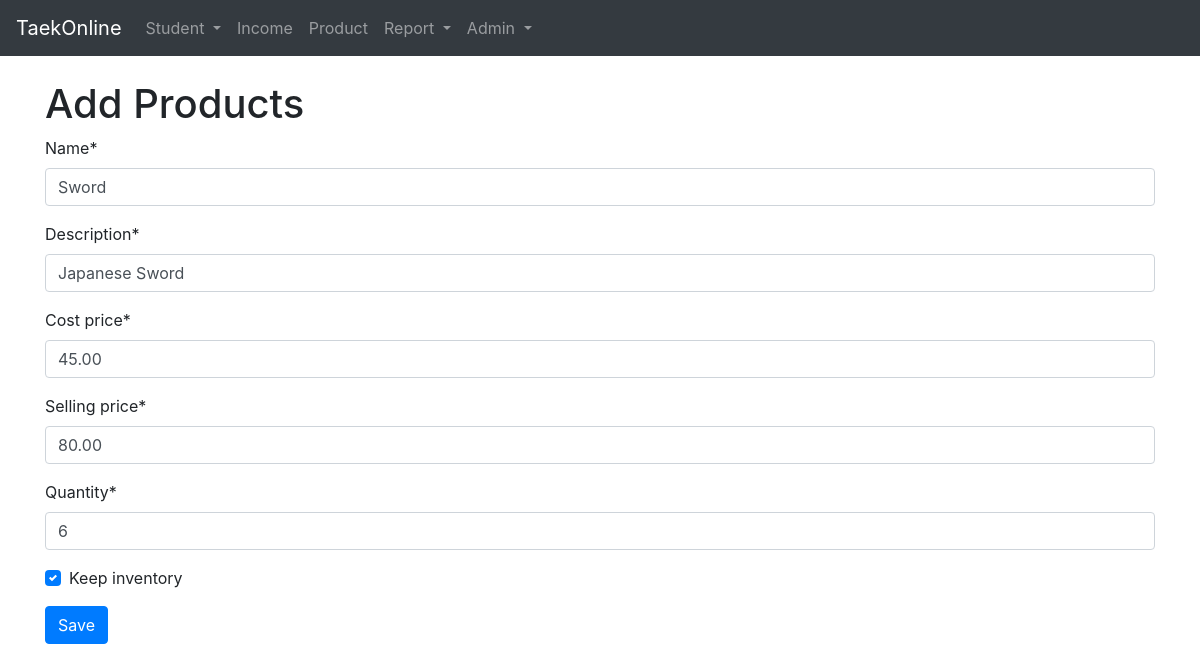
The app's page /product/5/change with its own data.
### taekonline/models.py (models this page shows, shortened)
class Product(models.Model):
    name = models.CharField(max_length=100, null=False, blank=False, unique=True)
    description = models.CharField(max_length=200, null=False, blank=False)
    cost_price = models.DecimalField(null=False, blank=False, max_digits=18, decimal_places=2, default=0)
    selling_price = models.DecimalField(null=False, blank=False, max_digits=18, decimal_places=2)
    quantity = models.IntegerField(null=False, blank=False, default=1)
    keep_inventory = models.BooleanField(default=True)

### taekonline/views.py (the view)
# urls.py: path('product/<int:id>/change', views.product_change, name='product_change'),
def product_change(request, id, template_name='products/product_form.html'):
	product = Product.objects.get(id=int(id))
	if request.POST:
		form = ProductForm(request.POST, instance=product)
		if form.is_valid():
			form.save()
			return redirect('product')
		else:
			return render(request, template_name, {'form':form})
	else:
		form = ProductForm(instance=product)
	return render(request, template_name, {'form':form})

### taekonline/forms.py
class ProductForm(forms.ModelForm):
    class Meta:
        model = Product
        fields = '__all__'
    def __init__(self, *args, **kwargs):
        super().__init__(*args, **kwargs)
        self.helper = FormHelper()
        self.helper.form_tag = False
        self.helper.form_method = 'post'
        self.helper.layout = Layout(
            Fieldset(
                'Product Data',
                Row(
                    Column('name', css_class='form-group col-md-4 mb-0'),
                    Column('description', css_class='form-group col-md-4 mb-0'),
                    Column('cost_price', css_class='form-group col-md-4 mb-0'),
                    Column('selling_price', css_class='form-group col-md-4 mb-0'),
                    Column('quantity', css_class='form-group col-md-4 mb-0'),
                    Column('keep_inventory', css_class='form-group col-md-4 mb-0'),
                    css_class='form-row'
                ),
            ),
        )

### taekonline/templates/products/product_form.html (shortened to what this page needs)
{% extends 'base.html' %}
{% load static %}
{% load crispy_forms_tags %}
{% block content %}
<form method="post" action="{{ request.path }}">
    <h1>Add Products</h1>
    {% crispy form %}
    <input type="submit" class="btn btn-primary" value="Save">
</form>
{% endblock content %}

### taekonline/templates/base.html (style rules this page uses)
body { padding-top: 5rem; }

### records on screen
Product: name "Sword", description "Japanese Sword", cost_price "45.00", selling_price "80.00", quantity "6"
